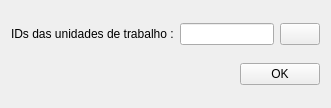
<?xml version="1.0" encoding="UTF-8"?>
<ui version="4.0">
 <class>Form</class>
 <widget class="QWidget" name="Form">
  <property name="geometry">
   <rect>
    <x>0</x>
    <y>0</y>
    <width>331</width>
    <height>108</height>
   </rect>
  </property>
  <property name="windowTitle">
   <string>Form</string>
  </property>
  <layout class="QGridLayout" name="gridLayout">
   <item row="0" column="0">
    <widget class="QLabel" name="label">
     <property name="text">
      <string>IDs das unidades de trabalho :</string>
     </property>
    </widget>
   </item>
   <item row="0" column="1" colspan="2">
    <layout class="QHBoxLayout" name="horizontalLayout">
     <item>
      <widget class="QLineEdit" name="activity_id_le"/>
     </item>
     <item>
      <widget class="QPushButton" name="extract_field_btn">
       <property name="text">
        <string/>
       </property>
      </widget>
     </item>
    </layout>
   </item>
   <item row="1" column="0" colspan="2">
    <spacer name="horizontalSpacer">
     <property name="orientation">
      <enum>Qt::Horizontal</enum>
     </property>
     <property name="sizeHint" stdset="0">
      <size>
       <width>219</width>
       <height>20</height>
      </size>
     </property>
    </spacer>
   </item>
   <item row="1" column="2">
    <widget class="QPushButton" name="ok_btn">
     <property name="text">
      <string>OK</string>
     </property>
    </widget>
   </item>
  </layout>
 </widget>
 <resources/>
 <connections/>
</ui>
